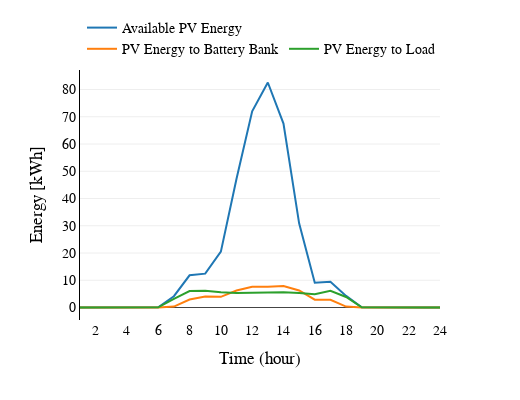

The notebook cell this image was saved under:
### Code cell
#Sol disponible
pv_disps = tabla_resultados[['recurso_pv_dis','p_bat_pv','energia_PV']]


pv_disp = tabla_resultados.groupby(["hora"])['recurso_pv_dis','p_bat_pv','energia_PV'].mean().reset_index()


pv_disp.columns=['hour','Available PV Energy', 'PV Energy to Battery Bank',  'PV Energy to Load']

graficar(tipo='linea',
         lista_campos=['Available PV Energy', 'PV Energy to Battery Bank',  'PV Energy to Load'],
         titulo="",
        df = pv_disp )

### Figure 1 — Plotly figure (JSON) as saved in the notebook; plotly's stock layout.template omitted (floating-point values rounded to 4 significant figures)
{"data": [{"hovertemplate": "variable=Available PV Energy<br>hour=%{x}<br>value=%{y}<extra></extra>", "legendgroup": "Available PV Energy", "line": {"color": "#1F77B4", "dash": "solid"}, "mode": "lines", "name": "Available PV Energy", "orientation": "v", "showlegend": true, "type": "scatter", "x": [1, 2, 3, 4, 5, 6, 7, 8, 9, 10, 11, 12, 13, 14, 15, 16, 17, 18, 19, 20, 21, 22, 23, 24], "xaxis": "x", "y": [0, 0, 0, 0, 0, 0.06419, 4.144, 11.82, 12.42, 20.48, 47.26, 72.02, 82.57, 67.48, 30.89, 9.098, 9.408, 4.26, 0.08003, 0, 0, 0, 0, 0], "yaxis": "y"}, {"hovertemplate": "variable=PV Energy to Battery Bank<br>hour=%{x}<br>value=%{y}<extra></extra>", "legendgroup": "PV Energy to Battery Bank", "line": {"color": "#FF7F0E", "dash": "solid"}, "mode": "lines", "name": "PV Energy to Battery Bank", "orientation": "v", "showlegend": true, "type": "scatter", "x": [1, 2, 3, 4, 5, 6, 7, 8, 9, 10, 11, 12, 13, 14, 15, 16, 17, 18, 19, 20, 21, 22, 23, 24], "xaxis": "x", "y": [0, 0, 0, 0, 0, 0, 0.3348, 2.941, 4.009, 3.914, 6.247, 7.574, 7.652, 7.85, 6.262, 2.853, 2.813, 0.3461, 0, 0, 0, 0, 0, 0], "yaxis": "y"}, {"hovertemplate": "variable=PV Energy to Load<br>hour=%{x}<br>value=%{y}<extra></extra>", "legendgroup": "PV Energy to Load", "line": {"color": "#2CA02C", "dash": "solid"}, "mode": "lines", "name": "PV Energy to Load", "orientation": "v", "showlegend": true, "type": "scatter", "x": [1, 2, 3, 4, 5, 6, 7, 8, 9, 10, 11, 12, 13, 14, 15, 16, 17, 18, 19, 20, 21, 22, 23, 24], "xaxis": "x", "y": [0, 0, 0, 0, 0, 0.06419, 3.175, 6.053, 6.105, 5.551, 5.32, 5.349, 5.421, 5.572, 5.317, 4.827, 6.126, 3.855, 0.08003, 0, 0, 0, 0, 0], "yaxis": "y"}], "layout": {"font": {"color": "black", "family": "Times New Roman", "size": 14}, "height": 400, "legend": {"font": {"size": 14}, "orientation": "h", "title": {"text": ""}, "tracegroupgap": 0, "x": 1, "xanchor": "right", "y": 1.02, "yanchor": "bottom"}, "margin": {"t": 60}, "title": {"font": {"family": "Times New Roman"}}, "width": 520, "xaxis": {"anchor": "y", "domain": [0, 1], "linecolor": "black", "nticks": 15, "showline": false, "title": {"text": "Time (hour)"}}, "yaxis": {"anchor": "x", "domain": [0, 1], "linecolor": "black", "nticks": 10, "showline": true, "title": {"text": "Energy [kWh]"}}}}
